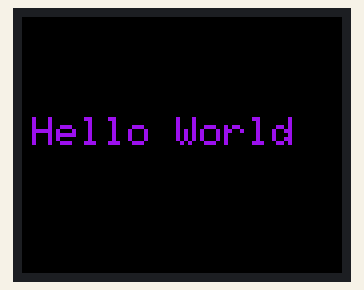
A sketch run on a simulated Arduino Uno, built with avr-gcc and run on an emulated ATmega328P. On the bench: 160×128 colour display. Random numbers use the default seed unless the sketch sets one.

Above: at 0.07 s.
At 3.42 s:
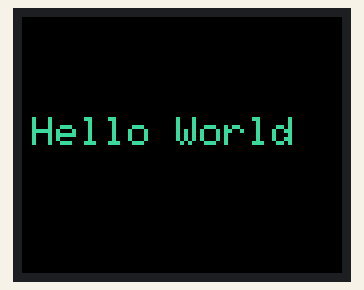
At 6.78 s:
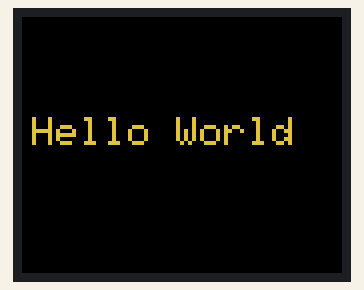
At 10.13 s:
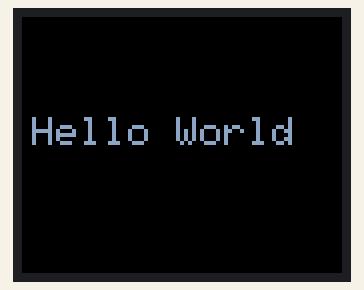
At 13.49 s:
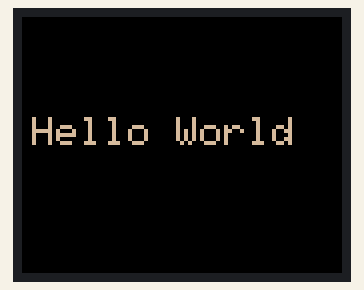
At 39.93 s:
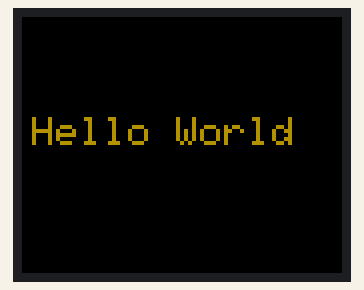

The sketch:

hello.ino
```cpp
#include <TFT.h>
#include <SPI.h>

#define reset 8
#define cs 10
#define dc 9

TFT TFTscreen = TFT(cs, dc, reset);

void setup() {
  TFTscreen.begin();
  TFTscreen.setTextSize(2);
  TFTscreen.background(0, 0, 0);
}

void loop() {
  TFTscreen.stroke(random(0, 255), random (0, 255), random (0, 255));
  TFTscreen.text("Hello World", 5, 50);
  delay(100);
}
```
